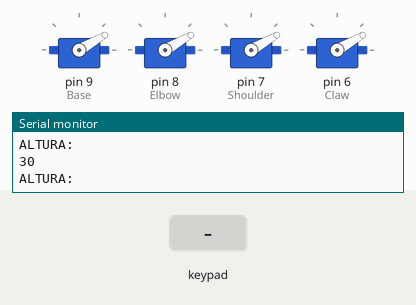
The sketch below on a simulated Arduino Uno, built with avr-gcc and run on an emulated ATmega328P. On the bench: 4 × servo, the last lines printed to the serial monitor. The test bench sets the inputs (shaded band).

Above: at 1.2 s.
1.3 s: key 'U' pressed
At 2.7 s:
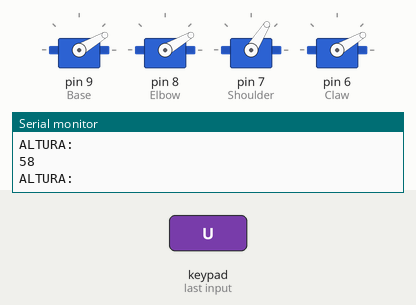
3.2 s: key 'X' pressed
At 3.9 s:
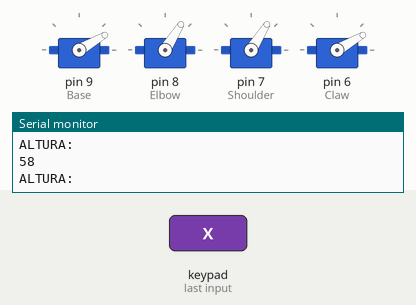
5.1 s: key 'O' pressed
At 6.7 s:
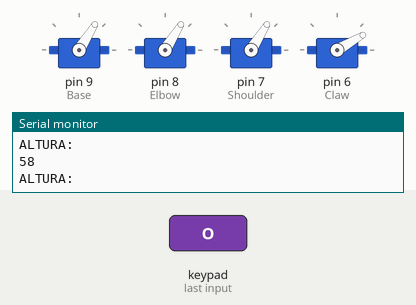
7.0 s: key 'T' pressed
At 8.0 s:
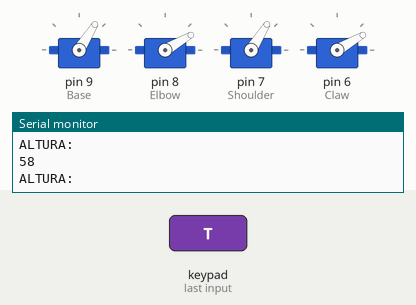
8.9 s: key 'U' pressed
At 9.7 s:
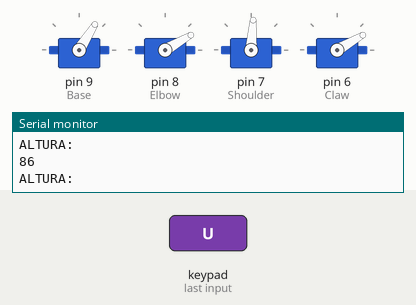
10.8 s: key 'S' pressed
At 12.1 s:
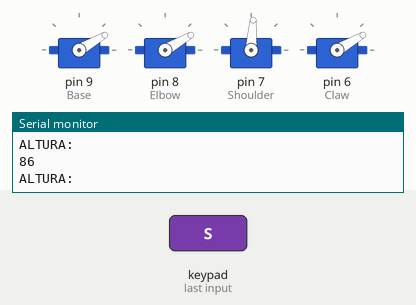
Timing chart, 0 to 13.7 s (numbered marks = the images above; inputs shaded):
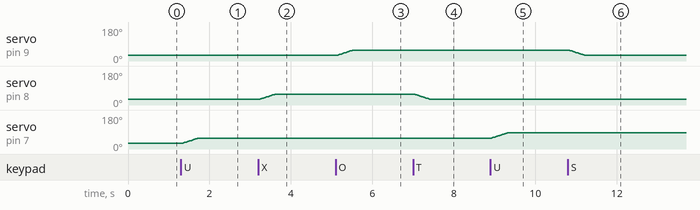

Measured:
- after the input at 1.3 s, servo on pin 7 (Shoulder): moves from 30° to 58° over 0.39 s, starting at once
- after the input at 3.2 s, servo on pin 8 (Elbow): moves from 30° to 58° over 0.39 s, starting at once
- after the input at 5.1 s, servo on pin 9 (Base): moves from 30° to 58° over 0.39 s, starting at once
- after the input at 7.0 s, servo on pin 8 (Elbow): moves from 58° to 30° over 0.39 s, starting at once
- after the input at 8.9 s, servo on pin 7 (Shoulder): moves from 58° to 86° over 0.39 s, starting at once
- after the input at 10.8 s, servo on pin 9 (Base): moves from 58° to 30° over 0.39 s, starting at once

The sketch:

meARMPS2.ino
```cpp
#include <Servo.h>
#include <PS2X_lib.h>  //for v1.6

PS2X ps2x; // create PS2 Controller Class
Servo Base;
Servo Elbow;
Servo Shoulder;
Servo Claw;
/****************************************************************************/
/*                  VARIAVEIS DE MANIPULAÇÃO GLOBAL                         */
/****************************************************************************/

int  error = 0;
byte type = 0;
byte vibrate = 0;
byte select = 0;

/*------ ALTURA ------*/
int Angle_max_shoulder = 150;
int Angle_min_shoulder = 105; //ACERTAR

/*------ FRENTE E TRAS ------*/
int Angle_max_elbow = 60;
int Angle_min_elbow = 0;

/*------ BASE ------*/
int Angle_max_base = 170;
int Angle_min_base = 17;

/*------ GARRA ------*/
int Angle_claw_open = 30;
int Angle_claw_close = 130;

/*------ EM QUANTO COMEÇA ------*/
int Angle_start = 30;
/*
int Angle_start_shoulder = 130;
int Angle_start_elbow = 45;
int Angle_start_base = 110;
*/


int base_position = Angle_start;
int shoulder_position = Angle_start;
int elbow_position = Angle_start;
/*
int base_position = Angle_start_base;
int shoulder_position = Angle_start_shoulder;
int elbow_position = Angle_start_elbow;
*/

/****************************************************************************/

/****************************************************************************/
/*                       SEPUT DOS PERIFERICOS                              */
/****************************************************************************/

void setup(){

Serial.begin(9600);

Base.attach(9);
Elbow.attach(8);
Shoulder.attach(7);
Claw.attach(6);

Base.write(Angle_start);
Elbow.write(Angle_start);
Shoulder.write(Angle_start);
Claw.write(Angle_claw_open);
/*
Base.write(Angle_start_base);
Elbow.write(Angle_start_elbow);
Shoulder.write(Angle_start_shoulder);
Claw.write(Angle_claw_open);
*/

error = ps2x.config_gamepad(13,11,10,12, true, true);

 if(error == 0)
  {
  Serial.println("Seu controle foi conectado e configurado com sucesso");
  Serial.println("Bem vindo a movimentacao do seu ARTICULADOR ROBOTICO");
  }
 else if(error == 1) Serial.println("Nao foi identificado nenhum controle conectado, revise as conexoes");
 else if(error == 2) Serial.println("Controle encontrado, porem nao e possivel ler os comandos, revise as conexoes");

}

/****************************   FIM DO SETUP  *******************************/

/*------ FUNÇÃO ------*/
void Refresh_Position()
  {
  Base.write(base_position);
  Elbow.write(elbow_position);
  Shoulder.write(shoulder_position);
  }


/****************************************************************************/
/*                            INICIO DO LOOP                                */
/****************************************************************************/

void loop(){

Serial.println("ALTURA: ");
Serial.println(shoulder_position);

 if(error == 1)
  return;

  else {

     Refresh_Position();
     ps2x.read_gamepad(false, vibrate);          //leia o controlador e configure o motor grande para girar na velocidade de 'vibração'

     if(ps2x.ButtonPressed(PSB_START)) {         //será TRUE enquanto o botão for pressionado
       vibrate = !vibrate;
       if(vibrate == 0)
       Serial.println("VIBRA DESLIGADO");
       else
       Serial.println("VIBRA LIGADO");
       delay(1000);
     }


     if(ps2x.ButtonPressed(PSB_SELECT)){
       select = !select;
       if(select == 0)
       Serial.println("JOYSTICK LIGADO");
       else {
       Serial.println("CONTROLE LIGADO");
       delay(1000);}
     }


/****************************************************************************/
/*                       MOVIMENTAÇÃO POR BOTÃO                             */
/****************************************************************************/

        /*------ BASE: BOTOES DA DIREITA DIREITA(BOLINHA) E ESQUERDA(QUADRADO) ------*/
        else if(ps2x.Button(PSB_RED) && base_position < Angle_max_base){
             base_position++;
             }
        else if(ps2x.Button(PSB_PINK) && base_position > Angle_min_base){
             base_position--;
             }


                  /*------ BOTOES DA ESQUERDA CIMA E BAIXO ------*/
        else if(ps2x.Button(PSB_PAD_UP) && shoulder_position < Angle_max_shoulder){
             shoulder_position++;
             }
        else if(ps2x.Button(PSB_PAD_DOWN) && shoulder_position > Angle_min_shoulder){
             shoulder_position--;
             }


        /*------ BOTOES DA DIREITA CIMA(TRIANGULO) E BAIXO(X) ------*/
        if(ps2x.Button(PSB_BLUE) && elbow_position < Angle_max_elbow){
            elbow_position++;
            }
        else if(ps2x.Button(PSB_GREEN) && elbow_position > Angle_min_elbow){
             elbow_position--;
             }


                /*------ BOTOES DA ESQUERDA DIREITA E ESQUERDA ------*/
        /*
        else if(ps2x.Button(PSB_PAD_RIGHT) && && base_position > Angle_min_base){
             base_position--;
             }
        else if(ps2x.Button(PSB_PAD_LEFT) && base_position < Angle_max_base){
             base_position++;
             }
        */

             /*------ GARRA ------*/
        else if(ps2x.Button(PSB_R1)){
             Claw.write(Angle_claw_open);
             }

        else if(ps2x.Button(PSB_R2)){
             Claw.write(Angle_claw_close);
             }
  }


/****************************************************************************/
/*                      MOVIMENTAÇÃO POR JOYSTICK                           */
/****************************************************************************/

       if(select == 1) // print stick values if either is TRUE

      {
                /*------ JOY DA  ------*/
        if((ps2x.Analog(PSS_LY)  == 0)  && elbow_position < Angle_max_elbow){     //FUNFANDFO ELBOW FRENTE E TRAS
            elbow_position++;}
        else if((ps2x.Analog(PSS_LY) == 150)  && elbow_position > Angle_min_elbow){
             elbow_position--;
             }


               /*------ BASE: JOY DA  ------*/
        else if((ps2x.Analog(PSS_LX) == 0) && base_position < Angle_max_base ){  //FUNFANDO
             base_position++;
             }
        else if((ps2x.Analog(PSS_LX) == 150) && base_position > Angle_min_base){
             base_position--;
             }


               /*------ JOY DA  ------*/
        else if((ps2x.Analog(PSS_RX) == 0) && shoulder_position < Angle_max_shoulder){    //FUNFANFO //SHOUDER //ALTURA
             shoulder_position++;
             }
        else if((ps2x.Analog(PSS_RX) == 150)&& shoulder_position > Angle_min_shoulder){
             shoulder_position--;
             }


             /*------ GARRA: JOY DA  ------*/
        else if(ps2x.Analog(PSS_RY) == 0){
             Claw.write(Angle_claw_close);
             }
        else if(ps2x.Analog(PSS_RY) == 150){
             Claw.write(Angle_claw_open);
             }
 }

        } // FIM DE CODIGO
```
